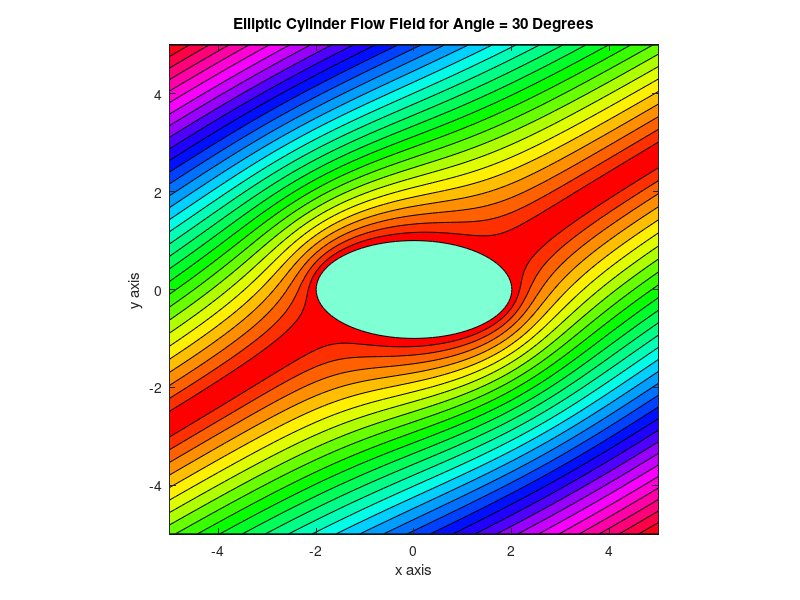

Reproduce this figure in MATLAB.
function [x,y,F]=elipcyl(a,n,rx,ry,ang)
% 
% [x,y,F]=elipcyl(a,n,rx,ry,ang)
% ~~~~~~~~~~~~~~~~~~~~~~~~~~~~~~
%
% This function computes the flow field around 
% an elliptic cylinder. The velocity direction 
% at infinity is arbitrary.
%
% a     - defines the region -a<x<a, -a<y<a 
%         within which the flow field is 
%         computed
% n     - this determines the grid size which 
%         uses n by n points
% rx,ry - major and minor semi-diameters af the 
%         ellipse lying on the x and y axes, 
%         respectively
% ang -   the angle in degrees which the 
%         velocity at infinity makes with the 
%         x axis
%
% x,y   - matrices of points where the velocity 
%         potential is computed
% F     - matrix of complex velocity potential 
%         values. This function is set to zero 
%         inside the ellipse, where the 
%         potential is actually not defined
%
% User m functions called:  none

% default data for a 2 by 1 ellipse
if nargin==0 
 a=5; n=81; rx=2; ry=1; ang=30;
end 

% Compute a square grid in the z plane.
ar=pi/180*ang; p=(rx+ry)/2*exp(-i*ar); 
cp=conj(p); d=linspace(-a,a,n); 
[x,y]=meshgrid(d,d); m=sqrt(rx^2-ry^2);

% Obtain points in the zeta plane outside 
% the ellipse 
z=x(:)+i*y(:); k=find((x/rx).^2+(y/ry).^2>=1); 
Z=z(k); zeta=(Z+sqrt(Z-m).*sqrt(Z+m))/(rx+ry); 
F=zeros(n*n,1);

% Evaluate the potential for a circular 
% cylinder
F(k)=p*zeta+cp./zeta; F=reshape(F,n,n);

% Contour the stream function to show the 
% direction of flow

close; contourf(x(1,:),y(:,1),abs(imag(F)),30);
axis('square'); zb=exp(i*linspace(0,2*pi,101)); 
xb=rx*real(zb); yb=ry*imag(zb);
xb(end)=xb(1); yb(end)=yb(1);
hold on; fill(xb,yb,[127/255 1 212/255]); 
xlabel('x axis'); ylabel('y axis');
title(['Elliptic Cylinder Flow Field for ', ...
       'Angle = ',num2str(ang),' Degrees']); 
colormap hsv; figure(gcf); hold off;
%print -deps elipcyl
